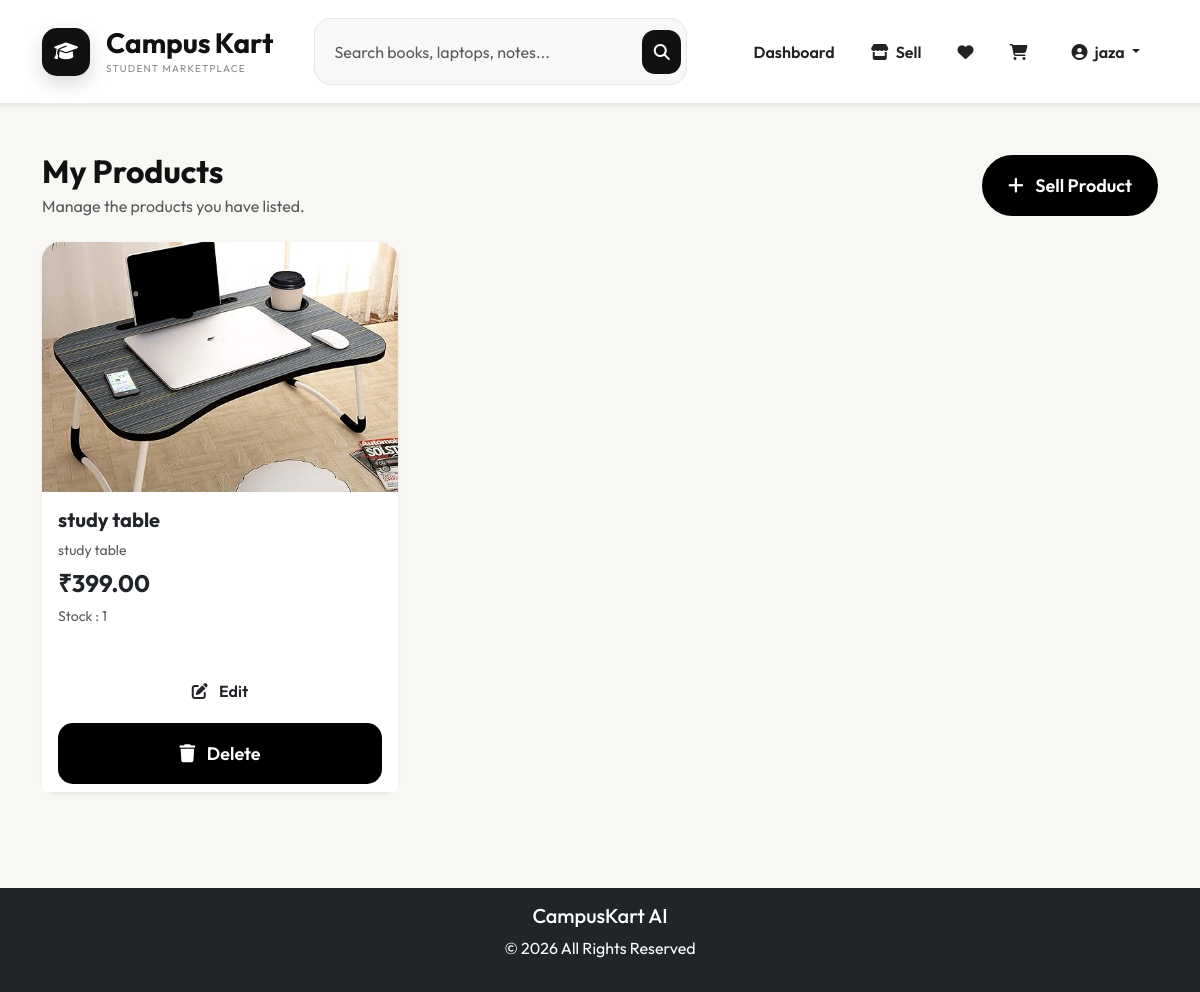
The app's page /my-products/ (signed in) with its own data.
### products/models.py (models this page shows, shortened)
class Product(models.Model):
    CONDITION_CHOICES = [
        ('New', 'New'),
        ('Like New', 'Like New'),
        ('Good', 'Good'),
        ('Fair', 'Fair'),
    ]
    seller = models.ForeignKey(User, on_delete=models.CASCADE)
    college = models.ForeignKey(College, on_delete=models.CASCADE)
    featured = models.BooleanField(default=False)
    category = models.ForeignKey(Category, on_delete=models.CASCADE)
    title = models.CharField(max_length=250)
    description = models.TextField()
    price = models.DecimalField(max_digits=10, decimal_places=2)
    condition = models.CharField(
        max_length=20,
        choices=CONDITION_CHOICES
    )
    department = models.CharField(max_length=100)
    semester = models.PositiveIntegerField()
    subject = models.CharField(max_length=100, blank=True)
    negotiable = models.BooleanField(default=False)
    stock = models.PositiveIntegerField(default=1)
    image = models.ImageField(upload_to='products/')
    created_at = models.DateTimeField(auto_now_add=True)
    is_available = models.BooleanField(default=True)

class Category(models.Model):
    name = models.CharField(max_length=100)
    image = models.ImageField(upload_to='categories/')
    description = models.TextField()
    status = models.BooleanField(default=True)
    def __str__(self):
        return self.name

### products/views.py (the view)
@login_required
def my_products(request):
    products = Product.objects.filter(
        seller=request.user
    )
    return render(
        request,
        "my_products.html",
        {
            "products": products
        }
    )

### templates/my_products.html (shortened to what this page needs)
{% extends 'base.html' %}
{% load static %}
{% block content %}
<div class="container py-5">
    <div class="d-flex justify-content-between align-items-center mb-4">
        <div>
            <h2 class="fw-bold mb-1">My Products</h2>
            <p class="text-muted mb-0">Manage the products you have listed.</p>
        </div>
        <a href="{% url 'add_product' %}" class="btn btn-dark rounded-pill px-4">
            <i class="fas fa-plus me-2"></i>
            Sell Product
        </a>
    </div>
    <div class="row g-4">
        {% for product in products %}
        <div class="col-lg-4 col-md-6">
            <div class="card h-100 shadow-sm border-0 rounded-4">
                {% if product.image %}
                <img src="{{ product.image.url }}"
                     class="card-img-top"
                     style="height:250px; object-fit:cover;">
                {% else %}
                <img src="{% static 'images/no-image.png' %}"
                     class="card-img-top"
                     style="height:250px; object-fit:cover;">
                {% endif %}
                <div class="card-body">
                    <h5 class="fw-bold">{{ product.title }}</h5>
                    <p class="text-muted small mb-2">
                        {{ product.category }}
                    </p>
                    <h4 class="fw-bold text-dark">
                        ₹{{ product.price }}
                    </h4>
                    <p class="small text-muted">
                        Stock : {{ product.stock }}
                    </p>
                </div>
                <div class="card-footer bg-white border-0">
                    <div class="d-grid gap-2">
                        <a href="{% url 'edit_product' product.id %}"
                           class="btn btn-outline-dark">
                            <i class="fas fa-edit me-2"></i>
                            Edit
                        </a>
                        <a href="{% url 'delete_product' product.id %}"
                           class="btn btn-dark">
                            <i class="fas fa-trash me-2"></i>
                            Delete
                        </a>
                    </div>
                </div>
            </div>
        </div>
        {% endfor %}
    </div>
</div>
{% endblock %}

### templates/navbar.html (shortened to what this page needs)
{% load static %}
<nav class="navbar navbar-expand-lg navbar-light bg-white shadow-sm">
    <div class="container">
        <a class="navbar-brand d-flex align-items-center gap-3" href="{% url 'home' %}">
            <div class="logo-circle">
                <i class="fas fa-graduation-cap"></i>
            </div>
            <div class="logo-text">
                <div>
                    <span class="logo-main">Campus</span>
                    <span class="logo-accent">Kart</span>
                </div>
                <small>Student Marketplace</small>
            </div>
        </a>
        <div class="collapse navbar-collapse" id="navbarContent">
            <form class="search-box mx-auto"
                  action="{% url 'search_products' %}"
                  method="GET">
                <input
                    type="search"
                    name="q"
                    class="form-control"
                    placeholder="Search books, laptops, notes..."
                    value="{{ request.GET.q }}">
                <button class="search-btn" type="submit">
                    <i class="fas fa-search"></i>
                </button>
            </form>
            <ul class="navbar-nav align-items-center ms-auto">
                <li class="nav-item">
                    <a class="nav-link fw-semibold"
                       href="{% if user.is_authenticated %}{% url 'seller_dashboard' %}{% else %}{% url 'login' %}{% endif %}">
                        Dashboard
                    </a>
                </li>
                <li class="nav-item">
                    <a class="nav-link fw-semibold"
                       href="{% if user.is_authenticated %}{% url 'add_product' %}{% else %}{% url 'login' %}{% endif %}">
                        <i class="fas fa-store me-1"></i>
                        Sell
                    </a>
                </li>
                <li class="nav-item">
                    <a class="nav-link nav-icon"
                       href="{% if user.is_authenticated %}{% url 'wishlist' %}{% else %}{% url 'login' %}{% endif %}">
                        <i class="fas fa-heart"></i>
                    </a>
                </li>
                <li class="nav-item">
                    <a class="nav-link nav-icon"
                       href="{% if user.is_authenticated %}{% url 'cart' %}{% else %}{% url 'login' %}{% endif %}">
                        <i class="fas fa-shopping-cart"></i>
                    </a>
                </li>
                {% if user.is_authenticated %}
                <li class="nav-item dropdown ms-2">
                    <a class="nav-link dropdown-toggle fw-semibold"
                       href="#"
                       role="button"
                       data-bs-toggle="dropdown"
                       aria-expanded="false">
                        <i class="fas fa-user-circle me-1"></i>
                        {{ user.username }}
                    </a>
                </li>
                {% endif %}
            </ul>
        </div>
    </div>
</nav>

### records on screen
Product: image (picture), title "study table", category "study table", price "399.00", stock "1"

### other values on screen
{{ user.username }} "jaza"
